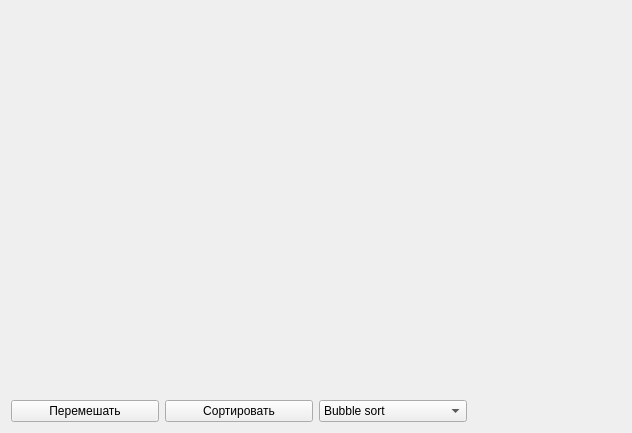
<?xml version="1.0" encoding="UTF-8"?>
<ui version="4.0">
 <class>MainWidget</class>
 <widget class="QWidget" name="MainWidget">
  <property name="geometry">
   <rect>
    <x>0</x>
    <y>0</y>
    <width>632</width>
    <height>433</height>
   </rect>
  </property>
  <property name="minimumSize">
   <size>
    <width>410</width>
    <height>0</height>
   </size>
  </property>
  <property name="maximumSize">
   <size>
    <width>632</width>
    <height>16777215</height>
   </size>
  </property>
  <property name="windowTitle">
   <string>Visual Sort</string>
  </property>
  <layout class="QHBoxLayout" name="horizontalLayout">
   <item>
    <layout class="QGridLayout" name="gridLayout">
     <property name="sizeConstraint">
      <enum>QLayout::SetMaximumSize</enum>
     </property>
     <item row="1" column="2">
      <widget class="QComboBox" name="cbx_sorts">
       <item>
        <property name="text">
         <string>Bubble sort</string>
        </property>
       </item>
       <item>
        <property name="text">
         <string>Insertion sort</string>
        </property>
       </item>
       <item>
        <property name="text">
         <string>Selection sort</string>
        </property>
       </item>
       <item>
        <property name="text">
         <string>Shaker sort</string>
        </property>
       </item>
       <item>
        <property name="text">
         <string>Merge sort</string>
        </property>
       </item>
      </widget>
     </item>
     <item row="1" column="1">
      <widget class="QPushButton" name="btn_sort">
       <property name="text">
        <string>Сортировать</string>
       </property>
      </widget>
     </item>
     <item row="1" column="0">
      <widget class="QPushButton" name="btn_shuffle">
       <property name="text">
        <string>Перемешать</string>
       </property>
      </widget>
     </item>
     <item row="0" column="0" colspan="4">
      <widget class="DrawWidget" name="wg_screen" native="true"/>
     </item>
    </layout>
   </item>
  </layout>
 </widget>
 <customwidgets>
  <customwidget>
   <class>DrawWidget</class>
   <extends>QWidget</extends>
   <header location="global">drawwidget.h</header>
   <container>1</container>
  </customwidget>
 </customwidgets>
 <resources/>
 <connections/>
</ui>
